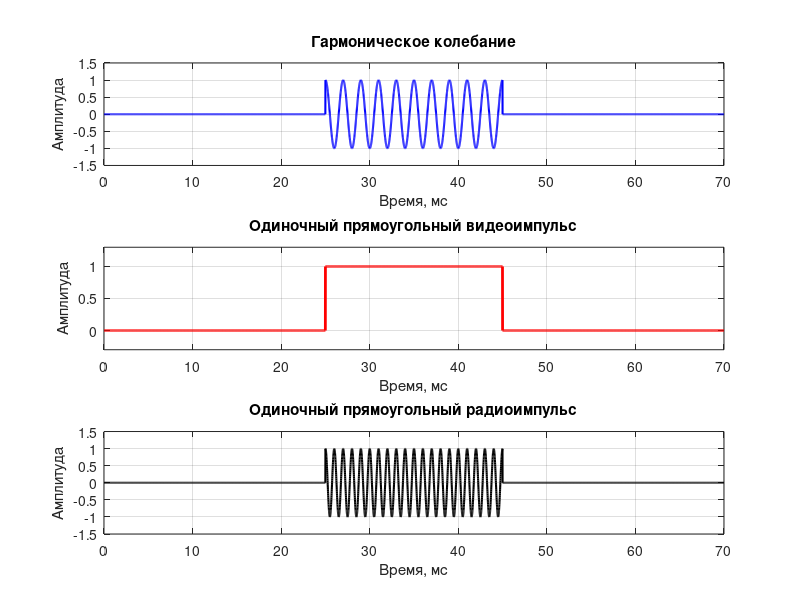

Here is the MATLAB script that generated this plot: (Note: this script raises an error after producing the figure.)
clc; clear; close all;

%% 1. Одиночные сигналы (пункт а)

% Параметры
T_total = 70e-3;      % общая длительность сигнала 70 мс
T_pulse = 20e-3;      % длительность импульса 20 мс
fs = 1e5;             % частота дискретизации 1 кГц (достаточно для низкочастотных сигналов)
t = 0:1/fs:T_total-1/fs;   % временная ось

% 1. Гармоническое колебание
f_harm = 500;   % частота гармоники 500 Гц
u_harm = zeros(size(t));
pulse_start_harm = (T_total - T_pulse)/2;  
pulse_end_harm = pulse_start_harm + T_pulse;    
harm_indices = t >= pulse_start_harm & t < pulse_end_harm;
u_harm(harm_indices) = cos(2*pi*f_harm*(t(harm_indices) - pulse_start_harm));

% 2. Одиночный прямоугольный видеоимпульс
u_video = zeros(size(t));
pulse_start = (T_total - T_pulse)/2;  
pulse_end = pulse_start + T_pulse;    
u_video(t >= pulse_start & t < pulse_end) = 1;

% 3. Одиночный прямоугольный радиоимпульс
f_radio = 1e3;     % 1 кГц     % частота радиоимпульса 1 кГц
u_radio = zeros(size(t));
idx = t >= pulse_start & t < pulse_end;
u_radio(idx) = cos(2*pi*f_radio*(t(idx) - pulse_start));

% Построение графиков
figure('Name','Одиночные сигналы');
subplot(3,1,1)
plot(t*1e3, u_harm, 'b','LineWidth',1.5)
title('Гармоническое колебание')
xlabel('Время, мс'); ylabel('Амплитуда'); grid on
xlim([0 T_total*1e3]); ylim([-1.5 1.5])

subplot(3,1,2)
plot(t*1e3, u_video, 'r','LineWidth',2)
title('Одиночный прямоугольный видеоимпульс')
xlabel('Время, мс'); ylabel('Амплитуда'); grid on
xlim([0 T_total*1e3]); ylim([-0.3 1.3])

subplot(3,1,3)
plot(t*1e3, u_radio, 'k','LineWidth',1.5)
title('Одиночный прямоугольный радиоимпульс')
xlabel('Время, мс'); ylabel('Амплитуда'); grid on
xlim([0 T_total*1e3]); ylim([-1.5 1.5])

%% 2. Пачка прямоугольных видео- и радиоимпульсов

T_total = 120e-3;       % общая длительность 120 мс
fs = 1e5;                % частота дискретизации 100 кГц
t = 0:1/fs:T_total;     

% Параметры импульсов
tau = 20e-3;             % длительность одного импульса 20 мс
Ts = 40e-3;              % период следования импульсов 40 мс
n_pulses = floor(T_total/Ts);
t_pulses = (0:n_pulses-1)*Ts;  % моменты появления импульсов

% 1. Несущее колебание
f_carrier = 50;         % частота несущей 50 Гц
u_carrier = cos(2*pi*f_carrier*t);

% 2. Пачка видеоимпульсов с pulstran
video_pulse = @(t) double(abs(t)<tau/2);
u_video = pulstran(t, t_pulses, video_pulse);

% 3. Пачка радиоимпульсов с pulstran
f_radio = 500; 
radio_pulse = @(t) cos(2*pi*f_radio*t) .* (abs(t)<tau/2);
u_radio = pulstran(t, t_pulses, radio_pulse);

% Построение графиков
figure('Name','Пачка видео- и радиоимпульсов');
subplot(3,1,1)
plot(t*1e3, u_carrier, 'b','LineWidth',1.5)
title('Несущее колебание'); xlabel('Время, мс'); ylabel('Амплитуда'); grid on
xlim([0 120]); ylim([-1.2 1.2])

subplot(3,1,2)
plot(t*1e3, u_video, 'r','LineWidth',1.5)
title('Пачка видеоимпульсов'); xlabel('Время, мс'); ylabel('Амплитуда'); grid on
xlim([0 120]); ylim([-0.2 1.2])

subplot(3,1,3)
plot(t*1e3, u_radio, 'g','LineWidth',1.5)
title('Пачка радиоимпульсов'); xlabel('Время, мс'); ylabel('Амплитуда'); grid on
xlim([0 120]); ylim([-1.2 1.2])


%% 3. Одиночный ФКМ импульс (М-последовательность, код Баркера)

% Параметры
tau_imp = 0.002; % Длительность импульса 2 мс
f_car = 500; 
f_diskr = 1e5; % Частота дискретизации 100 кГц
step_d = 1/f_diskr; 
time_of_modeling = 0:step_d:tau_imp;
ampl = 1;

% Несущее колебание
Car_of_imp = ampl * sin(2*pi*f_car.*time_of_modeling);

% Генерация М-последовательности
function PSP = function_test()
    v = [-1 -1 -1 -1 -1 -1 -1 -1 -1];
    for i = 1:511
        PSP(i) = v(7);
        f = v(5) * v(9);
        v(2:9) = v(1:8);
        v(1) = f;
    end
    PSP = -PSP;
end

M_sequence = function_test();
n_Mcode = length(M_sequence);
t_M = tau_imp / n_Mcode;

% Формирование ФКМ сигнала с М-последовательностью
M_code = zeros(1, length(time_of_modeling));
M_model = ones(1, length(time_of_modeling));
counter = 1;
for i = 1:length(time_of_modeling)
    if time_of_modeling(i) <= tau_imp
        if time_of_modeling(i) >= t_M * counter
            if counter < n_Mcode
                counter = counter + 1;
            end
        end
        phase_shift = (1 - M_sequence(counter)) * pi/2; % 0 или π
        M_code(i) = ampl * sin(2*pi*f_car*time_of_modeling(i) + phase_shift);
        M_model(i) = M_sequence(counter);
    else
        M_code(i) = Car_of_imp(i);
        M_model(i) = 1;
    end
end       
% Код Баркера длиной 13
Bbase_code = [1 1 1 1 1 -1 -1 1 1 -1 1 -1 1];
t_bark = tau_imp / length(Bbase_code);
Barker_code = zeros(1, length(time_of_modeling));
Barker_model = ones(1, length(time_of_modeling));
counter = 1;
for i = 1:length(time_of_modeling)
    if time_of_modeling(i) <= tau_imp
        if time_of_modeling(i) >= t_bark * counter
            if counter < length(Bbase_code)
                counter = counter + 1;
            end
        end
        phase_shift = (1 - Bbase_code(counter)) * pi/2; % 0 или π
        Barker_code(i) = ampl * sin(2*pi*f_car*time_of_modeling(i) + phase_shift);
        Barker_model(i) = Bbase_code(counter);
    else
        Barker_code(i) = Car_of_imp(i);
        Barker_model(i) = 1;
    end
end

% Построение графиков ФКМ сигналов
figure('Name','ФКМ сигналы');
subplot(3,2,1); plot(time_of_modeling, Car_of_imp,'LineWidth',1.5); title('Несущее колебание'); grid on;
subplot(3,2,3); plot(time_of_modeling, M_model,'LineWidth',1.5); title('М-последовательность'); grid on;
subplot(3,2,5); plot(time_of_modeling, M_code,'LineWidth',1.5); title('ФКМ с М-последовательностью'); grid on;
subplot(3,2,2); plot(time_of_modeling, Car_of_imp,'LineWidth',1.5); title('Несущее колебание'); grid on;
subplot(3,2,4); plot(time_of_modeling, Barker_model,'LineWidth',2); title('Код Баркера'); grid on;
subplot(3,2,6); plot(time_of_modeling, Barker_code,'LineWidth',1.5); title('ФКМ с кодом Баркера'); grid on;


%% 4. ЛЧМ импульс

% Параметры ЛЧМ сигнала
f0 = 1000;              % Начальная частота, Гц
f1 = 5000;              % Конечная частота, Гц
T = tau_imp;             % Длительность равна длительности ФКМ импульса
k = (f1 - f0)/T;        % Градиент частоты
Lchm_sign = cos(2*pi*(f0*time_of_modeling + 0.5*k*time_of_modeling.^2));

% Построение графиков ЛЧМ сигнала
figure(4); % ЛЧМ сигнал
subplot(2,1,1) 
plot(time_of_modeling, Car_of_imp, 'LineWidth', 1.5); % График несущей
grid on;
xlabel('Время, с'); ylabel('Амплитуда');
title('График несущей сигнала');
axis([0 max(time_of_modeling) -1.2 1.2])

subplot(2,1,2) 
plot(time_of_modeling, Lchm_sign, 'LineWidth', 1.5); % График ЛЧМ
grid on;
xlabel('Время, с'); ylabel('Амплитуда');
title('График одиночного импульса ЛЧМ сигнала');
axis([0 max(time_of_modeling) -1.2 1.2])
% Код Баркера
% Параметры сигнала
tau_imp = 0.02; % Длительность импульса 20 мс
f_car = 500; % Несущая частота 500 Гц
f_diskr = 10e4; % Частота дискретизации 100 кГц
step_d = 1/f_diskr; % Шаг дискретизации
ampl = 1; % Амплитуда

time_of_modeling = 0:step_d:0.12; % 120 мс
t = time_of_modeling;

% Несущее колебание
u_carrier = ampl * sin(2*pi*f_car.*t);

% Код Баркера длиной 13 + нули после окончания
Bbase_code = [1, 1, 1, 1, 1, -1, -1, 1, 1, -1, 1, -1, 1];
% Добавляем нули после кода Баркера
extended_code = [Bbase_code, 0, 0, 0, 0, 0]; % 5 нулей после кода

t_symbol = tau_imp / length(Bbase_code); % Длительность одного символа Баркера
total_symbols = length(extended_code); % Общее количество символов

% Формирование модулирующей функции (с нулями после кода Баркера)
Barker_model = zeros(1, length(t));
for i = 1:length(t)
    symbol_index = min(floor(t(i) / t_symbol) + 1, total_symbols);
    if symbol_index <= total_symbols
        Barker_model(i) = extended_code(symbol_index);
    else
        Barker_model(i) = 0; % После всех символов - ноль
    end
end

% Формирование ФКМ сигнала с возвратом к несущей при нуле
Barker_code = zeros(1, length(t));
for i = 1:length(t)
    if Barker_model(i) == -1
        Barker_code(i) = -u_carrier(i); % Сдвиг фазы на 180°
    elseif Barker_model(i) == 0
        Barker_code(i) = 0; % НУЛЬ после окончания кода Баркера
    else
        Barker_code(i) = u_carrier(i); % Фаза без изменений
    end
end

% Построение графиков
figure('Name','ФКМ сигнал с кодом Баркера (исправленный)');
subplot(3,1,1)
plot(t*1e3, u_carrier, 'b','LineWidth',1.5)
title('Несущее колебание (500 Гц)'); 
xlabel('Время, мс'); ylabel('Амплитуда'); grid on
xlim([0 120]); ylim([-1.2 1.2])

subplot(3,1,2)
stairs(t*1e3, Barker_model, 'r','LineWidth',2)
title('Модулирующая функция (код Баркера N=13 + нули)'); 
xlabel('Время, мс'); ylabel('Амплитуда'); grid on
xlim([0 120]); ylim([-1.5 1.5])
yticks([-1, 0, 1])
yticklabels({'-1', '0', '1'})

subplot(3,1,3)
plot(t*1e3, Barker_code, 'g','LineWidth',1.5)
title('ФКМ сигнал (фазовая манипуляция с возвратом в ноль)'); 
xlabel('Время, мс'); ylabel('Амплитуда'); grid on
xlim([0 120]); ylim([-1.2 1.2])

% Добавляем вертикальные линии для наглядности переключений фаз
hold on
for i = 1:length(extended_code)
    x_line = (i-1) * t_symbol * 1e3;
    if extended_code(i) == -1
        plot([x_line x_line], [-1.2 1.2], 'r:', 'LineWidth', 0.5, 'Color', [1 0 0 0.3])
    elseif extended_code(i) == 0
        plot([x_line x_line], [-1.2 1.2], 'k:', 'LineWidth', 1, 'Color', [0 0 0 0.5])
    else
        plot([x_line x_line], [-1.2 1.2], 'b:', 'LineWidth', 0.5, 'Color', [0 0 1 0.3])
    end
end
hold off

% Вывод информации о сигнале
fprintf('\n=== Параметры исправленного ФКМ сигнала ===\n');
fprintf('Длительность импульса: %.0f мс\n', tau_imp*1000);
fprintf('Несущая частота: %.0f Гц\n', f_car);
fprintf('Длина кода Баркера: %d символов\n', length(Bbase_code));
fprintf('Добавлено нулей после кода: %d\n', length(extended_code) - length(Bbase_code));
fprintf('Длительность символа: %.3f мс\n', t_symbol*1000);
fprintf('Полный код: [');
for i = 1:length(extended_code)
    if extended_code(i) == 1
        fprintf('+1 ');
    elseif extended_code(i) == -1
        fprintf('-1 ');
    else
        fprintf(' 0 ');
    end
end
fprintf(']\n');
% Спектр гармонического сигнала
N_harm = 2^nextpow2(length(u_harm));
spec_harmo = fft(u_harm, N_harm);
amp_harmo = abs(spec_harmo) ./ length(u_harm); % Нормировка на длину сигнала!

% Построение графика спектра гармонического колебания
figure(6);
fs = 1e5;
F_range = (0:N_harm/2-1) * (fs/N_harm);

plot(F_range, amp_harmo(1:N_harm/2), 'LineWidth', 2, 'Color', 'blue');
title('Спектр гармонического сигнала', 'FontSize', 14, 'FontWeight', 'bold');
xlabel('Частота, Гц', 'FontSize', 12);
ylabel('Амплитуда', 'FontSize', 12);
grid on;

% Умное центрирование вокруг частоты сигнала
[peak_amp, peak_idx] = max(amp_harmo(1:N_harm/2));
peak_freq = F_range(peak_idx);

% Центрируем вокруг пика с запасом ±25%
f_span = peak_freq * 0.25;
xlim([peak_freq - f_span, peak_freq + f_span]);
ylim([0, peak_amp * 1.1]);

% Вывод информации в командное окно
fprintf('\n=== СПЕКТРАЛЬНЫЙ АНАЛИЗ ГАРМОНИЧЕСКОГО СИГНАЛА ===\n');
fprintf('Расчетная частота: %.2f МГц\n', f_harm/1e6);
fprintf('Фактическая частота пика: %.2f МГц\n', peak_freq/1e6);
fprintf('Амплитуда пика: %.6f\n', peak_amp);
fprintf('Отклонение: %.4f%%\n', abs(peak_freq - f_harm)/f_harm * 100);
fprintf('Частотное разрешение: %.2f кГц\n', fs/N_harm/1000);

%% Аналогично для других сигналов

%% Спектр прямоугольного видеоимпульса
T_total = 0.07;      % общая длительность сигнала 70 мс
T_pulse = 0.02;      % длительность импульса 20 мс
fs = 1e5;            % частота дискретизации 100 кГц
t = 0:1/fs:T_total-1/fs;   % временная ось

% Формирование видеоимпульса
u_video = zeros(size(t));
pulse_start = (T_total - T_pulse)/2;  
pulse_end = pulse_start + T_pulse;    
u_video(t >= pulse_start & t < pulse_end) = 1;

% Расчет спектра
N_video = 2^nextpow2(length(u_video)); 
spec_video = fft(u_video, N_video);
amp_video = abs(spec_video) ./ length(u_video); % нормировка на длину сигнала
amp_video_shifted = fftshift(amp_video);

% Ось частот
F_range_video = (-N_video/2:N_video/2-1) * (fs/N_video);

% Построение спектра
figure;
plot(F_range_video/1e3, amp_video_shifted, 'b', 'LineWidth', 2);
title('спектр видеоимпульса', 'FontSize', 14, 'FontWeight', 'bold');
xlabel('f, Гц', 'FontSize', 12);
ylabel('A', 'FontSize', 12);
grid on;

% Диапазон, как на изображении
xlim([-5/T_pulse 5/T_pulse]); % ±5 главных лепестков
ylim([0 max(amp_video_shifted)*1.1]);

%% Спектр прямоугольного радиоимпульса (симметрия относительно 500 Гц)
% Параметры
tau_imp = 0.02; % Время одного импульса
n_rep = 3; % Число повторений импульса
q = 2; % Скважность импульса
T_imp = q*tau_imp; % Период импульса
f_diskr = 10e4; % Частота дискретизации
step_d = 1/f_diskr; % Шаг дискретизации
f_car = 500; % Несущая частота
time_of_modeling = 0:step_d:n_rep*T_imp; % Время моделирования
Periods = 0:T_imp:n_rep*T_imp; % Массив начал периодов
ampl = 1; % Амплитуда несущей

% Функции моделируемых сигналов
Car_of_imp = sin(2*pi*f_car.*time_of_modeling); % Функция несущей
Video_imp = ampl*rectpuls(time_of_modeling, q*tau_imp); % Функция видеоимпульса
Radio_imp = Video_imp.*Car_of_imp; % Функция радиоимпульса
n_count_for_fft = 2^nextpow2(length(time_of_modeling));
L = max(time_of_modeling)*f_diskr;
fft_rad_imp = fft(Radio_imp, n_count_for_fft); % БПФ для радиоимпульса
fft_rad_imp = fft_rad_imp(1:n_count_for_fft/2); % Отсечение половины частот
Real_fft_rad_imp = real(fft_rad_imp); % Получение действительная части
Imagine_fft_rad_imp = imag(fft_rad_imp); % Получение мнимой части
Ampl_fft_rad_imp = abs(fft_rad_imp)/L; % Получение модулей комплексных чисел
Frequencies = (0:n_count_for_fft-1)*f_diskr/n_count_for_fft; % Получение частоты
Frequencies = Frequencies(1:n_count_for_fft/2); % Отсечение половины частот
figure(8);
subplot(2, 1, 1);
plot(Frequencies, Ampl_fft_rad_imp);
xlabel('Частота, Гц'); ylabel('Амплитуда');
title('График амплитудного спектра радиоимпульса');
axis([0 2*f_car -0.2*max(Ampl_fft_rad_imp) 1.2*max(Ampl_fft_rad_imp)]);


% Пачка прямоугольных видео и радиоимпульсов
T_total = 120e-3;       % общая длительность 120 мс
fs = 1e5;                % частота дискретизации 100 кГц
t = 0:1/fs:T_total;     

% Параметры импульсов
tau = 20e-3;             % длительность одного импульса 20 мс
Ts = 40e-3;              % период следования импульсов 40 мс
n_pulses = floor(T_total/Ts);
t_pulses = (0:n_pulses-1)*Ts;  % моменты появления импульсов

% 1. Несущее колебание
f_carrier = 500;         % частота несущей 500 Гц
u_carrier = cos(2*pi*f_carrier*t);

% 2. Пачка видеоимпульсов 
video_pulse = @(t) double(abs(t)<tau/2);
u_video = pulstran(t, t_pulses, video_pulse);
N_video_pack = 2^nextpow2(length(u_video));
spec_video_pack = fft(u_video, N_video_pack);
amp_video_pack = abs(spec_video_pack) ./ N_video_pack;
amp_video_pack_shifted = fftshift(amp_video_pack);

F_range_video_pack = (-N_video_pack/2:N_video_pack/2-1) * (fs/N_video_pack);

figure(9);
plot(F_range_video_pack, amp_video_pack_shifted, 'LineWidth', 2, 'Color', 'magenta');
title('Спектр пачки прямоугольных видеоимпульсов', 'FontSize', 14, 'FontWeight', 'bold');
xlabel('Частота, Гц', 'FontSize', 12);
ylabel('Амплитуда', 'FontSize', 12);
grid on;

% Покажем низкие частоты (основной лепесток)
xlim([-500, 500]);
fprintf('\n=== СПЕКТР ПАЧКИ ВИДЕОИМПУЛЬСОВ ===\n');
fprintf('Период следования импульсов: %.1f мс\n', Ts*1e3);
fprintf('Длительность импульса: %.1f мс\n', tau*1e3);
fprintf('Теоретическая частота повторения импульсов: %.1f Гц\n', 1/Ts);
fprintf('Главный лепесток около 0 Гц (видеоимпульсы)\n');


% Пачка прямоугольных радиоимпульсов
f_radio = 500; 
radio_pulse = @(t) cos(2*pi*f_radio*t) .* (abs(t)<tau/2);
u_radio = pulstran(t, t_pulses, radio_pulse);
N_radio_pack = 2^nextpow2(length(u_radio));
spec_radio_pack = fft(u_radio, N_radio_pack);
amp_radio_pack = abs(spec_radio_pack) ./ N_radio_pack;

F_range_radio_pack = (0:N_radio_pack/2-1) * (fs/N_radio_pack);

figure(10);
plot(F_range_radio_pack, amp_radio_pack(1:N_radio_pack/2), 'LineWidth', 2, 'Color', 'green');
title('Спектр пачки прямоугольных радиоимпульсов', 'FontSize', 14, 'FontWeight', 'bold');
xlabel('Частота, Гц', 'FontSize', 12);
ylabel('Амплитуда', 'FontSize', 12);
grid on;

% Поиск пика несущей частоты
[peak_amp_pack, peak_idx_pack] = max(amp_radio_pack(1:N_radio_pack/2));
peak_freq_pack = F_range_radio_pack(peak_idx_pack);

% Окно вокруг несущей
f_span_pack = 200; % +/- 200 Гц достаточно, т.к. несущая = 500 Гц
xlim([f_radio - f_span_pack, f_radio + f_span_pack]);
ylim([0, peak_amp_pack*1.1]);

fprintf('\n=== СПЕКТР ПАЧКИ РАДИОИМПУЛЬСОВ ===\n');
fprintf('Несущая частота: %.1f Гц\n', f_radio);
fprintf('Период повторения импульсов: %.1f мс\n', Ts*1e3);
fprintf('Длительность импульса: %.1f мс\n', tau*1e3);
fprintf('Фактическая несущая в спектре: %.2f Гц\n', peak_freq_pack);
fprintf('Частотное разрешение: %.3f Гц\n', fs/N_radio_pack);




%% Создание сводной таблицы спектральных характеристик
fprintf('\n=== СВОДНАЯ ТАБЛИЦА СПЕКТРАЛЬНЫХ ХАРАКТЕРИСТИК ===\n');
fprintf('%-25s %-12s %-12s %-15s\n', 'Сигнал', 'Частота, МГц', 'Амплитуда', 'Отклонение');
fprintf('%-25s %-12.2f %-12.6f %-15s\n', 'Гармонический', peak_freq/1e6, peak_amp, ...
    sprintf('%.4f%%', abs(peak_freq - f_harm)/f_harm * 100));
fprintf('%-25s %-12s %-12.6f %-15s\n', 'Видеоимпульс', 'DC', max(amp_video), 'N/A');
%% ===========================================================
%% 6. Фазовые спектры всех сигналов
%% ===========================================================

%% Фазовый спектр гармонического сигнала 
fs = 1e5;
N_harm = length(spec_harmo);
F_phase_harmo = (-N_harm/2:N_harm/2-1) * (fs/N_harm);

% Расчет фазы
phase_harmo = angle(spec_harmo);
phase_harmo_shifted = fftshift(phase_harmo);

% Построение графика
figure(11);
plot(F_phase_harmo, phase_harmo_shifted, 'LineWidth', 1.5, 'Color', 'b');
title('Фазовый спектр гармонического сигнала', 'FontSize', 14, 'FontWeight', 'bold');
xlabel('Частота, Гц', 'FontSize', 12);
ylabel('Фаза, рад', 'FontSize', 12);
grid on;

% Умное центрирование вокруг частоты сигнала
[~, peak_idx] = max(abs(spec_harmo));
peak_freq_shifted = F_phase_harmo(peak_idx);
f_span = 2e2; % ±0.2 кГц вокруг пика

xlim([peak_freq_shifted - f_span, peak_freq_shifted + f_span]);
ylim([-pi pi]);


%% Фазовый спектр прямоугольного видеоимпульса 
fs = 1e5;

N_video = length(u_video);
spec_video = fft(u_video);
F_phase_video = (-N_video/2:N_video/2-1) * (fs/N_video);

phase_video = angle(spec_video);
phase_video_shifted = fftshift(phase_video);

figure(12);
plot(F_phase_video/1e3, phase_video_shifted, 'LineWidth', 2, 'Color', 'r');
title('Фазовый спектр прямоугольного видеоимпульса', 'FontSize', 14, 'FontWeight', 'bold');
xlabel('Частота, кГц', 'FontSize', 12);
ylabel('Фаза, рад', 'FontSize', 12);
grid on;

xlim([-2, 2]); 
ylim([-pi, pi]);

Phase_rad_imp = atan2(Imagine_fft_rad_imp, Real_fft_rad_imp);
figure(13);
subplot(2, 1, 2);
plot(Frequencies, Phase_rad_imp);
xlabel('Частота, Гц'); ylabel('Фаза');
title('График фазового спектра радиоимпульса');
axis([0 2*f_car -pi-0.5 pi+0.5]);


% --- Фазовый спектр пачки прямоугольных видеоимпульсов ---
phase_video_pack = angle(spec_video_pack);
phase_video_pack_shifted = fftshift(phase_video_pack);

figure(14);
plot(F_range_video_pack, phase_video_pack_shifted, 'LineWidth', 1.5, 'Color', 'm');
title('Фазовый спектр пачки прямоугольных видеоимпульсов', 'FontSize', 14, 'FontWeight', 'bold');
xlabel('Частота, Гц', 'FontSize', 12);
ylabel('Фаза, рад', 'FontSize', 12);
grid on;
xlim([-500, 500]);
fprintf('\n=== ФАЗОВЫЙ СПЕКТР ПАЧКИ ВИДЕОИМПУЛЬСОВ ===\n');
fprintf('Фаза показывает периодическую структуру, связанную с повторением импульсов.\n');


% --- Фазовый спектр пачки радиоимпульсов ---
f_radio = 500;
phase_radio_pack = angle(spec_radio_pack);
figure(15);
plot(F_range_radio_pack, phase_radio_pack(1:N_radio_pack/2), 'LineWidth', 1.5, 'Color', 'g');
title('Фазовый спектр пачки прямоугольных радиоимпульсов', 'FontSize', 14, 'FontWeight', 'bold');
xlabel('Частота, Гц', 'FontSize', 12);
ylabel('Фаза, рад', 'FontSize', 12);
grid on;
xlim([f_radio - f_span_pack, f_radio + f_span_pack]);
fprintf('\n=== ФАЗОВЫЙ СПЕКТР ПАЧКИ РАДИОИМПУЛЬСОВ ===\n');
fprintf('Фазовый спектр содержит колебания вокруг несущей %.1f Гц.\n', f_radio);

% --- Спектр ЛЧМ сигнала 
f_growth = (2/(tau_imp*f_diskr)); % Установка коэффициента скорости роста частоты
freq=ones(1, length(time_of_modeling));
for i = 1:length(time_of_modeling)
    if i <= tau_imp*f_diskr
        freq(i) = i*f_growth;
    end
end
Lchm_sign = sin(2*pi*f_car*freq.*time_of_modeling); 
fft_LCHM = fft(Lchm_sign, n_count_for_fft); % БПФ для ЛЧМ сигнала
fft_LCHM = fft_LCHM(1:n_count_for_fft/2); % Отсечение половины частот
Real_fft_LCHM = real(fft_LCHM); % Получение действительная части
Imagine_fft_LCHM = imag(fft_LCHM); % Получение мнимой части
Ampl_fft_LCHM = abs(fft_LCHM)/L; % Получение модулей комплексных чисел
Phase_LCHM = atan2(Imagine_fft_LCHM, Real_fft_LCHM); % Получение фаз
figure(16);
subplot(2, 1, 1);
plot(Frequencies, Ampl_fft_LCHM);
xlabel('Частота, Гц'); ylabel('Амплитуда');
title('График амплитудного спектра ЛЧМ сигнала');
axis([0 2*f_car -0.2*max(Ampl_fft_LCHM) 1.2*max(Ampl_fft_LCHM)]);

subplot(2, 1, 2);
plot(Frequencies, Phase_LCHM);
xlabel('Частота, Гц'); ylabel('Фаза');
title('График фазового спектра ЛЧМ сигнала');
axis([0 2*f_car -pi-0.5 pi+0.5]);


% -- Вычисление спектра сигнала М-последовательности
n_Mcode = 511; % Число символов в М-последовательности
t_M = tau_imp/n_Mcode; % Длительность одного символа в коде баркера

result = function_test();
counter = 1;
M_code=ones(1, length(time_of_modeling));
M_model=ones(1, length(time_of_modeling));
for i=1:length(time_of_modeling) % Формирование модулированного в соответствии с
    if time_of_modeling(1, i) <= tau_imp
        if time_of_modeling(1, i) >= t_M*counter 
            if counter < 511
                counter = counter+1;
            end
        end
        M_code(1, i) = Car_of_imp(1, i)*result(1, counter); % кодом М-последовательности
        M_model(1, i) = result(1, counter);
    else
        M_code(1, i) = Car_of_imp(1, i); % несущей (после оконачания модуляции М-последовательностью)
    end
end

fft_m_posl = fft(M_code, n_count_for_fft); % БПФ для М-последовательности
fft_m_posl = fft_m_posl(1:n_count_for_fft/2); % Отсечение половины частот
Real_fft_m_posl = real(fft_m_posl); % Получение действительная части
Imagine_fft_m_posl = imag(fft_m_posl); % Получение мнимой части
Ampl_fft_m_posl = abs(fft_m_posl)/L; % Получение модулей комплексных чисел
Phase_m_posl = atan2(Imagine_fft_m_posl, Real_fft_m_posl); % Получение фаз
figure(17);
subplot(2, 1, 1);
plot(Frequencies, Ampl_fft_m_posl);
xlabel('Частота, Гц'); ylabel('Амплитуда');
title('График амплитудного спектра сигнала М-последовательности');
axis([0 2*f_car -0.2*max(Ampl_fft_m_posl) 1.2*max(Ampl_fft_m_posl)]);

subplot(2, 1, 2);
plot(Frequencies, Phase_m_posl);
xlabel('Частота, Гц'); ylabel('Фаза');
title('График фазового спектра сигнала М-последовательности');
axis([0 2*f_car -pi-0.5 pi+0.5]);


% Вычисление спектра сигнала кода Баркера 13
Bbase_code = [1 1 1 1 1 -1 -1 1 1 -1 1 -1 1]; % Код Баркера 13
t_bark = tau_imp/13; % Длительность одного символа в коде баркера

counter = 1;
Barker_code=ones(1, length(time_of_modeling));
Barker_model=ones(1, length(time_of_modeling));
for i=1:length(time_of_modeling) % Формирование модулированного в соответствии с
    if time_of_modeling(1, i) <= tau_imp
        if time_of_modeling(1, i) >= t_bark*counter % Условие перехода к следующему значению кода Баркера
            if counter < 13
                counter = counter+1;
            end
        
        end
        Barker_code(1, i) = Bbase_code(1, counter)*Car_of_imp(1, i); % кодом Баркера 13 сигнала
        Barker_model(1, i) = Bbase_code(1, counter);
    else
        Barker_code(1, i) = Car_of_imp(1, i); % кодом Баркера 13 сигнала
        Barker_model(1, i) = 1;
    end
end

fft_bark_code = fft(Barker_code, n_count_for_fft); % БПФ для сигнала, модулированного кодом Баркера 13
fft_bark_code = fft_bark_code(1:n_count_for_fft/2); % Отсечение половины частот
Real_fft_barker_code = real(fft_bark_code); % Получение действительная части
Imagine_fft_barker_code = imag(fft_bark_code); % Получение мнимой части
Ampl_fft_barker_code = abs(fft_bark_code)/L; % Получение модулей комплексных чисел
Phase_barker_code = atan2(Imagine_fft_barker_code, Real_fft_barker_code); % Получение фаз
figure(18);
subplot(2, 1, 1);
plot(Frequencies, Ampl_fft_barker_code);
xlabel('Частота, Гц'); ylabel('Амплитуда');
title('График амплитудного спектра сигнала кода Баркера 13');
axis([0 2*f_car -0.2*max(Ampl_fft_barker_code) 1.2*max(Ampl_fft_barker_code)]);

subplot(2, 1, 2);
plot(Frequencies, Phase_barker_code);
xlabel('Частота, Гц'); ylabel('Фаза');
title('График фазового спектра кода сигнала кода Баркера 13');
axis([0 2*f_car -pi-0.5 pi+0.5]);


%% =======================  ФУНКЦИИ ДЛЯ СПЕКТРОВ ==========================
function plot_amp_spectrum(signal, fs, title_text)
    N = length(signal);
    Nfft = 2^nextpow2(N);
    S = fft(signal, Nfft);
    A = abs(S)/N;
    F = (0:Nfft/2-1) * (fs/Nfft);

    figure; stem(F, A(1:Nfft/2), 'LineWidth', 1.3);
    grid on; xlabel('Частота, Гц'); ylabel('Амплитуда');
    title(title_text); axis([0 max(F) -inf inf]);
end

function plot_phase_spectrum(signal, fs, title_text)
    N = length(signal);
    Nfft = 2^nextpow2(N);
    S = fft(signal, Nfft);
    PH = angle(S);
    F = (0:Nfft/2-1) * (fs/Nfft);

    figure; stem(F, PH(1:Nfft/2), 'LineWidth', 1.3);
    grid on; xlabel('Частота, Гц'); ylabel('Фаза, рад');
    title(title_text); axis([0 max(F) -pi pi]);
end
%% =======================================================================



%% =======================================================================
%                          ВХОДНЫЕ ПАРАМЕТРЫ
% ========================================================================

fs = 5e5;          % Частота дискретизации
t_end = 10e-3;     % Длительность анализа
t = 0 : 1/fs : t_end-1/fs;



%% =======================================================================
%                         1. ГАРМОНИЧЕСКИЙ СИГНАЛ
% ========================================================================

A = 1;
F0 = 10e3;  % 10 kHz гармонический

u_harm = A*cos(2*pi*F0*t);

figure; plot(t, u_harm);
title('Гармонический сигнал'); xlabel('t, c'); ylabel('u');
grid on;

plot_amp_spectrum(u_harm, fs, 'Амплитудный спектр гармонического сигнала');
plot_phase_spectrum(u_harm, fs, 'Фазовый спектр гармонического сигнала');



%% =======================================================================
%                           2. ВИДЕОИМПУЛЬС
% ========================================================================

tau = 300e-6;
u_video = double(t < tau);

figure; plot(t, u_video);
title('Видеоимпульс'); xlabel('t, c'); ylabel('u');
grid on;

plot_amp_spectrum(u_video, fs, 'Амплитудный спектр видеоимпульса');
plot_phase_spectrum(u_video, fs, 'Фазовый спектр видеоимпульса');



%% =======================================================================
%                      3. РАДИОИМПУЛЬС (несущая + окно)
% ========================================================================

fc = 40e3;
u_radio = u_video .* cos(2*pi*fc*t);

figure; plot(t, u_radio);
title('Радиоимпульс'); grid on;

plot_amp_spectrum(u_radio, fs, 'Амплитудный спектр радиоимпульса');
plot_phase_spectrum(u_radio, fs, 'Фазовый спектр радиоимпульса');



%% ====== Фазовый спектр М-последовательности  ======

% FFT
Nfft = 2^nextpow2(length(M_code));
SpecM = fft(M_code, Nfft);

% Центрирование спектра
SpecM_shift = fftshift(SpecM);

% Амплитуда и фаза
AmpM = abs(SpecM_shift);
PhaseM = angle(SpecM_shift);

% Развёртка фазы (устранение скачков ±π)
PhaseM_unwrap = unwrap(PhaseM);

% Частоты
F = (-Nfft/2:Nfft/2-1) * (f_diskr / Nfft);

figure;
subplot(2,1,1);
plot(F, AmpM, 'LineWidth', 1.5);
title('Амплитудный спектр М-последовательности');
xlabel('Частота, Гц'); ylabel('|S(f)|'); grid on;
xlim([f_car-800 f_car+800]);

subplot(2,1,2);
plot(F, PhaseM_unwrap, 'LineWidth', 1.5);
title('Фазовый спектр М-последовательности (развёрнутый)');
xlabel('Частота, Гц'); ylabel('Фаза, рад'); grid on;
xlim([f_car-800 f_car+800]);


%% =======================================================================
%                           5. КОД БАРКЕРА
% ========================================================================

Barker = [1 1 1 -1 -1 1 -1];
B_signal = repelem(Barker, round(fs/20e3));  % код на несущей 20 кГц

figure; plot(B_signal); title('Код Баркера'); grid on;

plot_phase_spectrum(B_signal, fs, 'Фазовый спектр кода Баркера');



%% =======================================================================
%                   6. ЛИНЕЙНО-ЧАСТОТНАЯ МОДУЛЯЦИЯ (ЛЧМ)
% ========================================================================

f1 = 10e3;
f2 = 50e3;
T_chirp = 1e-3;

t_ch = 0:1/fs:T_chirp-1/fs;

LFM = cos(2*pi*(f1*t_ch + (f2-f1)/(2*T_chirp)*t_ch.^2));

figure; plot(t_ch, LFM); title('ЛЧМ сигнал'); grid on;

plot_phase_spectrum(LFM, fs, 'Фазовый спектр ЛЧМ');
